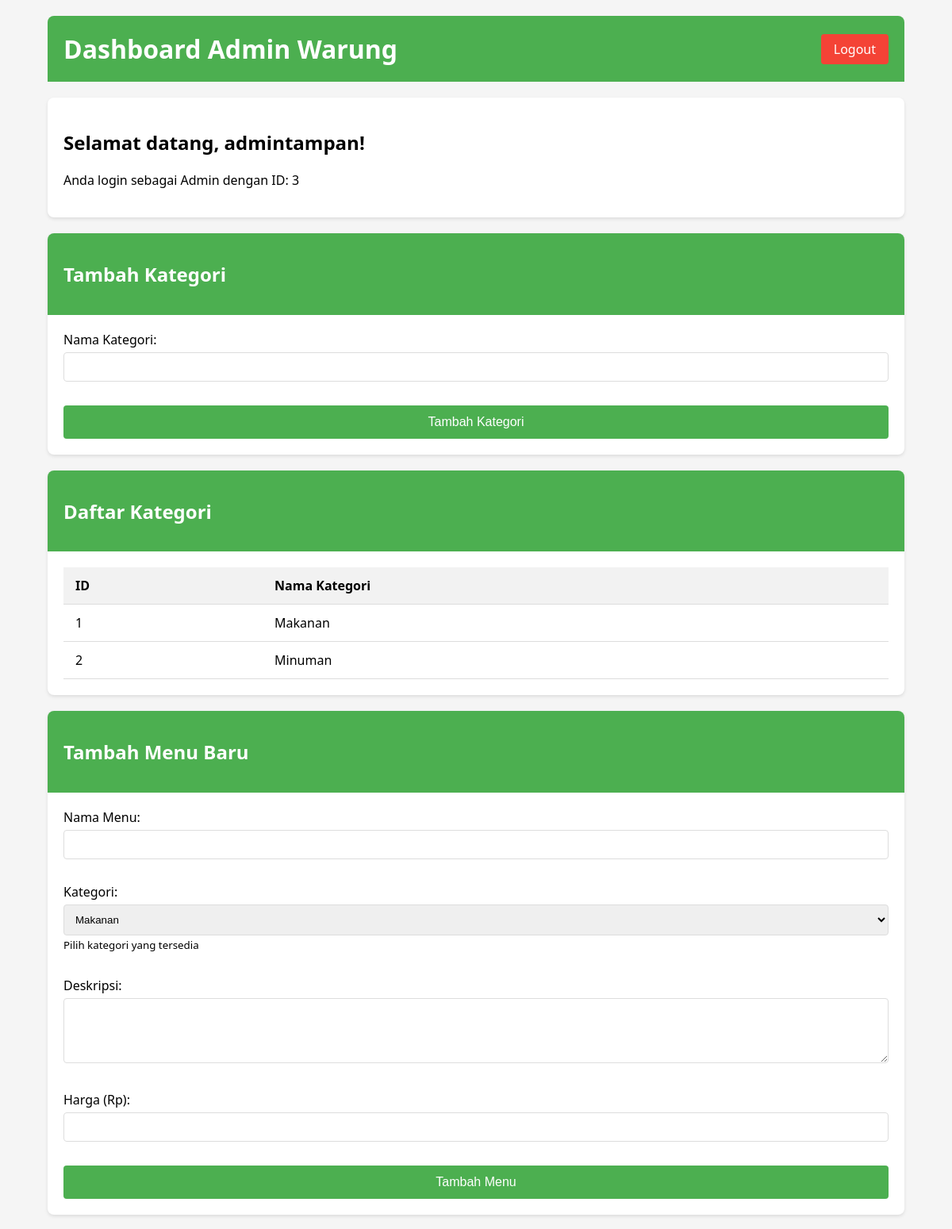
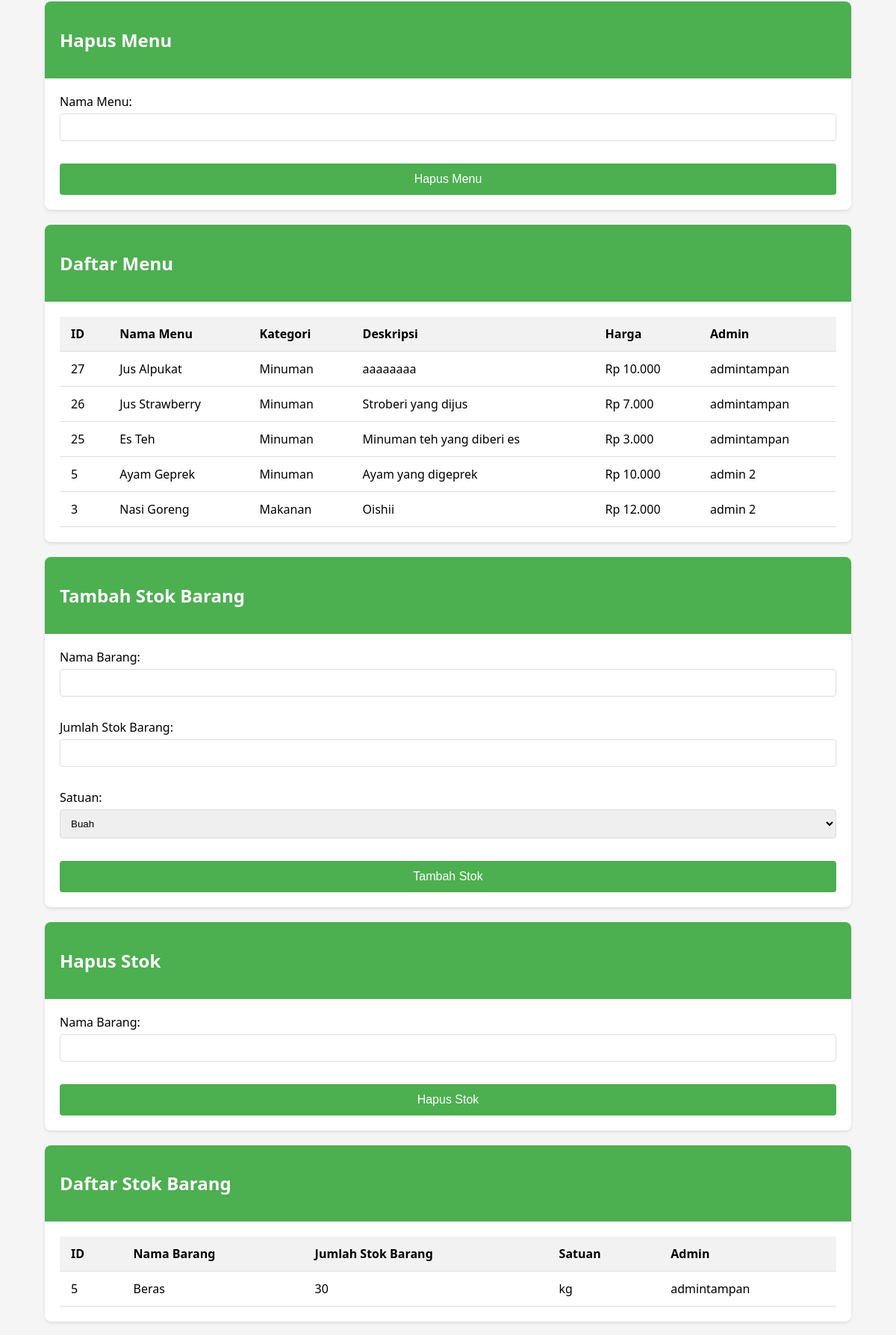
Screenshot of /dashboard.php (signed in, upper part) with the database file from the repository (2 pictures, top to bottom).
### tables this page shows
CREATE TABLE `kategori` (
  `id` int(11) NOT NULL,
  `nama` enum('Makanan','Minuman') DEFAULT NULL
);

CREATE TABLE `menu` (
  `id` int(11) NOT NULL,
  `admin_id` int(11) NOT NULL,
  `nama_menu` varchar(255) NOT NULL,
  `kategori_id` int(11) NOT NULL,
  `deskripsi` varchar(255) NOT NULL,
  `harga` int(11) NOT NULL
);

CREATE TABLE `stok` (
  `id` int(11) NOT NULL,
  `admin_id` int(11) NOT NULL,
  `nama_barang` varchar(255) NOT NULL,
  `jumlah` int(11) NOT NULL,
  `satuan` enum('kg','buah','butir','gram','ml','liter') NOT NULL
);

### dashboard.php (the view, shortened to what this page needs)
<?php
include "koneksi.php";
$admin_id = $_SESSION['admin_id'];
$admin_nama = $_SESSION['admin_nama'];
$query_kategori_list = "SELECT * FROM kategori ORDER BY id ASC";
$result_kategori = mysqli_query($koneksi, $query_kategori_list);
$query_menu = "SELECT m.*, k.nama AS nama_kategori
               FROM menu m
               LEFT JOIN kategori k ON m.kategori_id = k.id
               ORDER BY m.id DESC";
$result_menu = mysqli_query($koneksi, $query_menu);
$query_stok = "SELECT * FROM stok ORDER BY id ASC";
$result_stok = mysqli_query($koneksi, $query_stok);
?>
<!DOCTYPE html>
<html lang="id">
<head>
    <link rel="stylesheet" href="css/dashboard.css">
</head>
<body>
    <div class="container">
        <div class="header">
            <h1>Dashboard Admin Warung</h1>
            <a href="logout.php" class="logout">Logout</a>
        </div>
        <div class="welcome">
            <h2>Selamat datang, <?php echo htmlspecialchars($admin_nama); ?>!</h2>
            <p>Anda login sebagai Admin dengan ID: <?php echo $admin_id; ?></p>
        </div>
        <div class="card">
            <div class="card-header">
                <h2>Tambah Kategori</h2>
            </div>
            <div class="card-body">
                <form method="POST" action="">
                    <div class="form-group">
                        <label for="nama_kategori">Nama Kategori:</label>
                        <input type="text" id="nama_kategori" name="nama_kategori" required>
                    </div>
                    <button type="submit" name="tambah_kategori">Tambah Kategori</button>
                </form>
            </div>
        </div>
        <div class="card">
            <div class="card-header">
                <h2>Daftar Kategori</h2>
            </div>
            <div class="card-body">
                <div class="table-container">
                    <table>
                        <thead>
                            <tr>
                                <th>ID</th>
                                <th>Nama Kategori</th>
                            </tr>
                        </thead>
                        <tbody>
                            <?php if(mysqli_num_rows($result_kategori) > 0): ?>
                                <?php while($kategori = mysqli_fetch_assoc($result_kategori)): ?>
                                    <tr>
                                        <td><?php echo $kategori['id']; ?></td>
                                        <td><?php echo htmlspecialchars($kategori['nama']); ?></td>
                                    </tr>
                                <?php endwhile; ?>
                            <?php else: ?>
                                <tr>
                                    <td colspan="2">Belum ada kategori yang ditambahkan</td>
                                </tr>
                            <?php endif; ?>
                        </tbody>
                    </table>
                </div>
            </div>
        </div>
        <div class="card">
            <div class="card-header">
                <h2>Tambah Menu Baru</h2>
            </div>
            <div class="card-body">
                <form method="POST" action="">
                    <div class="form-group">
                        <label for="nama_menu">Nama Menu:</label>
                        <input type="text" id="nama_menu" name="nama_menu" required>
                    </div>
                    <div class="form-group">
                        <label for="kategori_id">Kategori:</label>
                        <select id="kategori_id" name="kategori_id" required>
                            <?php
                            mysqli_data_seek($result_kategori, 0);
                            while($kat = mysqli_fetch_assoc($result_kategori)):
                            ?>
                                <option value="<?php echo $kat['id']; ?>">
                                    <?php echo htmlspecialchars($kat['nama']); ?>
                                </option>
                            <?php endwhile; ?>
                        </select>
                        <small>Pilih kategori yang tersedia</small>
                    </div>
                    <div class="form-group">
                        <label for="deskripsi">Deskripsi:</label>
                        <textarea id="deskripsi" name="deskripsi" rows="4" required></textarea>
                    </div>
                    <div class="form-group">
                        <label for="harga">Harga (Rp):</label>
                        <input type="number" id="harga" name="harga" min="0" required>
                    </div>
                    <button type="submit" name="tambah_menu">Tambah Menu</button>
                </form>
            </div>
        </div>
        <div class="card">
            <div class="card-header">
                <h2>Hapus Menu</h2>
            </div>
            <div class="card-body">
                <form method="POST" action="">
                    <div class="form-group">
                        <label for="nama_menu">Nama Menu:</label>
                        <input type="text" id="nama_menu" name="nama_menu" required>
                    </div>
                    <button type="submit" name="hapus_menu">Hapus Menu</button>
                </form>
            </div>
        </div>
        <div class="card">
            <div class="card-header">
                <h2>Daftar Menu</h2>
            </div>
            <div class="card-body">
                <div class="table-container">
                    <table>
                        <thead>
                            <tr>
                                <th>ID</th>
                                <th>Nama Menu</th>
                                <th>Kategori</th>
                                <th>Deskripsi</th>
                                <th>Harga</th>
                                <th>Admin</th>
                            </tr>
                        </thead>
                        <tbody>
                            <?php if(mysqli_num_rows($result_menu) > 0): ?>
                                <?php while($menu = mysqli_fetch_assoc($result_menu)): ?>
                                    <tr>
                                        <td><?php echo $menu['id']; ?></td>
                                        <td><?php echo htmlspecialchars($menu['nama_menu']); ?></td>
                                        <td><?php echo htmlspecialchars($menu['nama_kategori']); ?></td>
                                        <td><?php echo htmlspecialchars($menu['deskripsi']); ?></td>
                                        <td>Rp <?php echo number_format($menu['harga'], 0, ',', '.'); ?></td>
                                        <td>
                                            <?php
                                            $admin_query = mysqli_query($koneksi, "SELECT nama FROM admin WHERE id = '{$menu['admin_id']}'");
                                            if($admin_data = mysqli_fetch_assoc($admin_query)) {
                                                echo htmlspecialchars($admin_data['nama']);
                                            } else {
                                                echo "Admin tidak ditemukan";
                                            }
                                            ?>
                                        </td>
                                    </tr>
                                <?php endwhile; ?>
                            <?php else: ?>
                                <tr>
                                    <td colspan="6">Belum ada menu yang ditambahkan</td>
                                </tr>
                            <?php endif; ?>
                        </tbody>
                    </table>
                </div>
            </div>
        </div>
        <div class="card">
            <div class="card-header">
                <h2>Tambah Stok Barang</h2>
            </div>
            <div class="card-body">
                <form method="POST" action="">
                    <div class="form-group">
                        <label for="nama_barang">Nama Barang:</label>
                        <input type="text" id="nama_barang" name="nama_barang" required>
                    </div>
                    <div class="form-group">
                        <label for="stok_barang">Jumlah Stok Barang:</label>
                        <input type="number" id="stok_barang" name="stok_barang" min="1" required>
                    </div>
                    <div class="form-group">
                        <label for="satuan_barang">Satuan:</label>
                        <select name="satuan_barang" id="satuan_barang">
                            <option value="buah">Buah</option>
                        </select>
                    </div>
                    <button type="submit" name="tambah_stok">Tambah Stok</button>
                </form>
            </div>
        </div>
        <div class="card">
            <div class="card-header">
                <h2>Hapus Stok</h2>
            </div>
            <div class="card-body">
                <form method="POST" action="">
                    <div class="form-group">
                        <label for="nama_barang">Nama Barang:</label>
                        <input type="text" id="nama_barang" name="nama_barang" required>
                    </div>
                    <button type="submit" name="hapus_stok">Hapus Stok</button>
                </form>
            </div>
        </div>
        <div class="card">
            <div class="card-header">
                <h2>Daftar Stok Barang</h2>
            </div>
            <div class="card-body">
                <div class="table-container">
                    <table>
                        <thead>
                            <tr>
                                <th>ID</th>
                                <th>Nama Barang</th>
                                <th>Jumlah Stok Barang</th>
                                <th>Satuan</th>
                                <th>Admin</th>
                            </tr>
                        </thead>
                        <tbody>
                            <?php if(mysqli_num_rows($result_stok) > 0): ?>
                                <?php while($menu = mysqli_fetch_assoc($result_stok)): ?>
                                    <tr>
                                        <td><?php echo $menu['id']; ?></td>
                                        <td><?php echo htmlspecialchars($menu['nama_barang']); ?></td>
                                        <td><?php echo htmlspecialchars($menu['jumlah']); ?></td>
                                        <td><?php echo htmlspecialchars($menu['satuan']); ?></td>
                                        <td>
                                            <?php
                                            $admin_query = mysqli_query($koneksi, "SELECT nama FROM admin WHERE id = '{$menu['admin_id']}'");
                                            if($admin_data = mysqli_fetch_assoc($admin_query)) {
                                                echo htmlspecialchars($admin_data['nama']);
                                            } else {
                                                echo "Admin tidak ditemukan";
                                            }
                                            ?>
                                        </td>
                                    </tr>
                                <?php endwhile; ?>
                            <?php else: ?>
                                <tr>
                                    <td colspan="6">Belum ada menu yang ditambahkan</td>
                                </tr>
                            <?php endif; ?>
                        </tbody>
                    </table>
                </div>
            </div>
        </div>
    </div>
</body>
</html>

### css/dashboard.css (style rules this page uses)
body { font-family: 'Segoe UI', Tahoma, Geneva, Verdana, sans-serif; background-color: #f5f5f5; margin: 0; padding: 0; }
.container { width: 90%; max-width: 1200px; margin: 0 auto; padding: 20px; }
.header { background-color: #4CAF50; color: white; padding: 20px; border-radius: 8px 8px 0 0; display: flex; justify-content: space-between; align-items: center; margin-bottom: 20px; }
.header h1 { margin: 0; }
.welcome { background-color: white; padding: 20px; border-radius: 8px; box-shadow: 0 2px 4px rgba(0, 0, 0, 0.1); margin-bottom: 20px; }
.card { background-color: white; border-radius: 8px; box-shadow: 0 2px 4px rgba(0, 0, 0, 0.1); margin-bottom: 20px; overflow: hidden; }
.card-header { background-color: #4CAF50; color: white; padding: 15px 20px; }
.card-body { padding: 20px; }
form { display: grid; grid-gap: 15px; }
.form-group { margin-bottom: 15px; }
label { display: block; margin-bottom: 5px; font-weight: 500; }
input, select, textarea { width: 100%; padding: 10px; border: 1px solid #ddd; border-radius: 4px; box-sizing: border-box; }
button { background-color: #4CAF50; color: white; border: none; padding: 12px 20px; border-radius: 4px; cursor: pointer; font-size: 16px; }
.table-container { overflow-x: auto; }
table { width: 100%; border-collapse: collapse; }
table th, table td { padding: 12px 15px; text-align: left; border-bottom: 1px solid #ddd; }
table th { background-color: #f2f2f2; }
.logout { background-color: #f44336; color: white; text-decoration: none; padding: 8px 16px; border-radius: 4px; }

### rows the page displays
kategori: id "1", nama "Makanan"
kategori: id "2", nama "Minuman"
menu: id "27", nama_menu "Jus Alpukat", kategori.nama "Minuman", deskripsi "aaaaaaaa", harga "10.000", admin.nama "admintampan"
menu: id "26", nama_menu "Jus Strawberry", kategori.nama "Minuman", deskripsi "Stroberi yang dijus", harga "7.000", admin.nama "admintampan"
menu: id "25", nama_menu "Es Teh", kategori.nama "Minuman", deskripsi "Minuman teh yang diberi es", harga "3.000", admin.nama "admintampan"
menu: id "5", nama_menu "Ayam Geprek", kategori.nama "Minuman", deskripsi "Ayam yang digeprek", harga "10.000", admin.nama "admin 2"
menu: id "3", nama_menu "Nasi Goreng", kategori.nama "Makanan", deskripsi "Oishii", harga "12.000", admin.nama "admin 2"
stok: id "5", nama_barang "Beras", jumlah "30", satuan "kg", admin.nama "admintampan"

### other values shown
$admin_nama "admintampan"
$admin_id "3"
form field kategori_id "Makanan"
